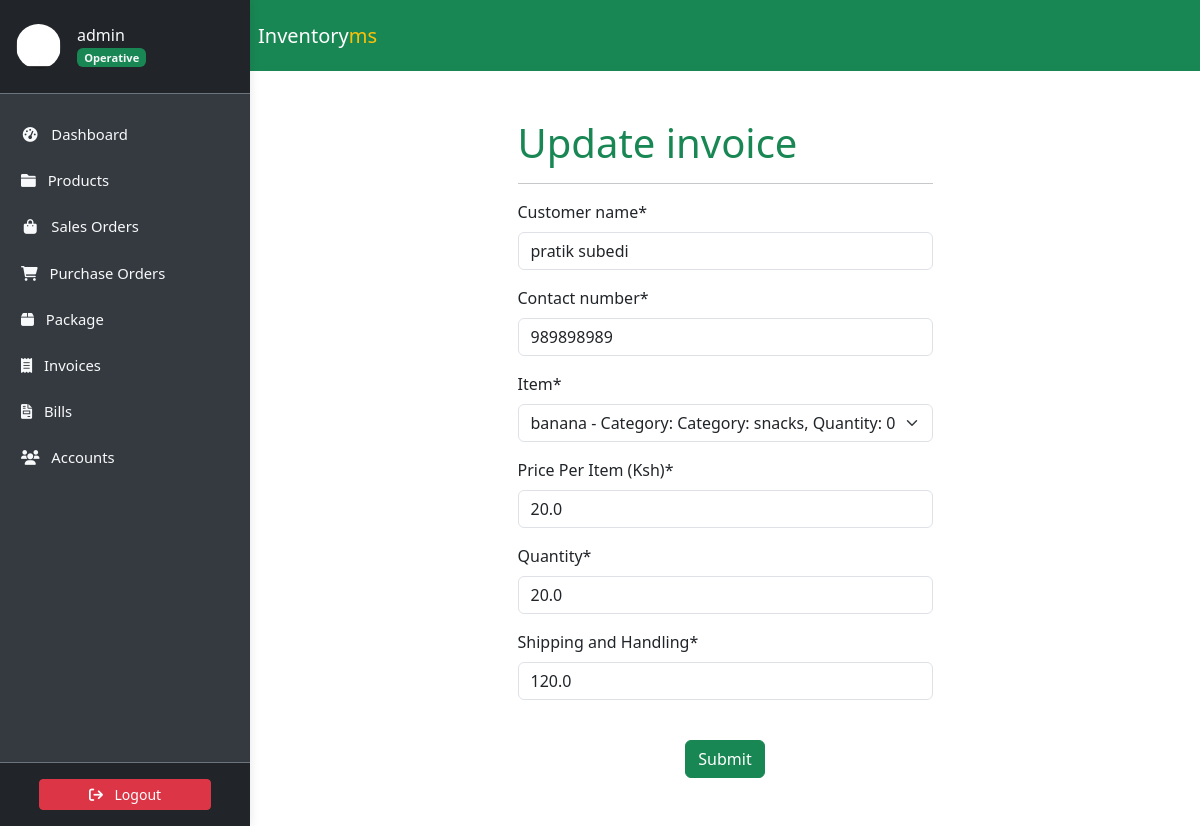
/invoice/invoice/-2/update/ (signed in), run on the app's committed database.
### accounts/models.py (models this page shows, shortened)
class Profile(models.Model):
    user = models.OneToOneField(
        User, on_delete=models.CASCADE, verbose_name='User'
    )
    slug = AutoSlugField(
        unique=True,
        verbose_name='Account ID',
        populate_from='email'
    )
    profile_picture = ProcessedImageField(
        default='profile_pics/default.jpg',
        upload_to='profile_pics',
        format='JPEG',
        processors=[ResizeToFill(150, 150)],
        options={'quality': 100}
    )
    telephone = PhoneNumberField(
        null=True, blank=True, verbose_name='Telephone'
    )
    email = models.EmailField(
        max_length=150, blank=True, null=True, verbose_name='Email'
    )
    first_name = models.CharField(
        max_length=30, blank=True, verbose_name='First Name'
    )
    last_name = models.CharField(
        max_length=30, blank=True, verbose_name='Last Name'
    )
    status = models.CharField(
        choices=STATUS_CHOICES,
        max_length=12,
        default='INA',
        verbose_name='Status'
    )
    role = models.CharField(
        choices=ROLE_CHOICES,
        max_length=12,
        blank=True,
        null=True,
        verbose_name='Role'
    )
    class Meta:
        ordering = ['slug']
        verbose_name = 'Profile'
        verbose_name_plural = 'Profiles'

### invoice/models.py (models this page shows, shortened)
class Invoice(models.Model):
    slug = AutoSlugField(unique=True, populate_from='date')
    date = models.DateTimeField(
        auto_now=True,
        verbose_name='Date (e.g., 2022/11/22)'
    )
    customer_name = models.CharField(max_length=30)
    contact_number = models.CharField(max_length=13)
    item = models.ForeignKey(Item, on_delete=models.CASCADE)
    price_per_item = models.FloatField(verbose_name='Price Per Item (Ksh)')
    quantity = models.FloatField(default=0.00)
    shipping = models.FloatField(verbose_name='Shipping and Handling')
    total = models.FloatField(
        verbose_name='Total Amount (Ksh)', editable=False
    )
    grand_total = models.FloatField(
        verbose_name='Grand Total (Ksh)', editable=False
    )

### store/models.py (models this page shows, shortened)
class Item(models.Model):
    slug = AutoSlugField(unique=True, populate_from='name')
    name = models.CharField(max_length=50)
    description = models.TextField(max_length=256)
    category = models.ForeignKey(Category, on_delete=models.CASCADE)
    quantity = models.IntegerField(default=0)
    price = models.FloatField(default=0)
    expiring_date = models.DateTimeField(null=True, blank=True)
    vendor = models.ForeignKey(Vendor, on_delete=models.SET_NULL, null=True)
    def __str__(self):
        return (
            f"{self.name} - Category: {self.category}, "
            f"Quantity: {self.quantity}"
        )
    class Meta:
        ordering = ['name']
        verbose_name_plural = 'Items'

### invoice/views.py (the view, shortened to what this page needs)
class InvoiceUpdateView(LoginRequiredMixin, UserPassesTestMixin, UpdateView):
    model = Invoice
    template_name = 'invoice/invoiceupdate.html'
    fields = [
        'customer_name', 'contact_number', 'item',
        'price_per_item', 'quantity', 'shipping'
    ]
    def test_func(self):
        return self.request.user.is_superuser

### store/models.py (called while the page is built)
    def __str__(self):
        return f"Category: {self.name}"

### invoice/templates/invoice/invoiceupdate.html (shortened to what this page needs)
{% extends "store/base.html" %}
{% load static %}
{% load crispy_forms_tags %}
{% block title %}Update invoice{%endblock title%}{% block content %}
<div class="col container p-5">
    <div class="row">
        <div class="col-md-3 col-lg-3"></div>
          <div class="col-md-6 col-lg-6">
            <form method="POST" enctype="multipart/form-data">
                <section class="section-bg" id="plans">
                    <fieldset class="form-group">
                        <header class="section-header">
                            <h1 class="text-success">Update invoice</h1>
                            <hr>
                        </header>
                        {{ form.media }} {{ form|crispy }}
                    </fieldset>
                </section>
                <div class="form-group mt-4 text-center">
                    <button class="btn btn-success" type="submit">Submit</button>
                </div>
            </form>
        </div>
        <div class="col-md-3 col-lg-3"></div>
    </div>
</div>
{% endblock content %}

### store/templates/store/sidebar.html (shortened to what this page needs)
<link href="https://cdn.jsdelivr.net/npm/bootstrap@5.3.3/dist/css/bootstrap.min.css" rel="stylesheet">
<link href="https://cdnjs.cloudflare.com/ajax/libs/font-awesome/6.0.0-beta3/css/all.min.css" rel="stylesheet">
<aside class="sidebar" id="show-side-navigation1">
    <div class="sidebar-header d-flex align-items-center px-3 py-4 border-bottom border-secondary">
        <a href="{% url 'user-profile' %}" class="d-flex align-items-center text-decoration-none text-light">
            <img class="rounded-circle img-fluid" id="sidebar-img" width="45" src="{{ request.user.profile.profile_picture.url }}" alt="Profile Picture" />
            <div class="ms-3">
                <h5 class="fs-6 mb-0">
                    {{ request.user.username }}{% if request.user.profile.role == 'AD' %} <i class="fa-solid fa-circle-check text-success"></i>{% endif %}
                </h5>
                <span class="badge bg-success text-light">
                    {% if request.user.profile.role == 'AD' %}
                        Admin
                    {% elif request.user.profile.role == 'EX' %}
                        Executive
                    {% else %}
                        Operative
                    {% endif %}
                </span>
            </div>
        </a>
    </div>
    <div class="nav-container">
        <ul class="nav flex-column mt-3">
            <li class="nav-item mb-2">
                <a class="nav-link text-light {% if request.resolver_match.url_name == 'dashboard' %}active{% endif %}" href="{% url 'dashboard' %}">
                    <i class="fa fa-tachometer-alt fa-fw me-2"></i> Dashboard
                </a>
            </li>
            <li class="nav-item mb-2 dropdown">
                <a class="nav-link text-light {% if request.resolver_match.url_name == 'productslist' %}active{% endif %}" href="#" id="productsDropdown" role="button">
                    <i class="fa fa-folder me-2"></i> Products
                </a>
            </li>
            <li class="nav-item mb-2">
                <a class="nav-link text-light {% if request.resolver_match.url_name == 'saleslist' %}active{% endif %}" href="{% url 'saleslist' %}">
                    <i class="fa fa-shopping-bag fa-fw me-2"></i> Sales Orders
                </a>
            </li>
            <li class="nav-item mb-2">
                <a class="nav-link text-light {% if request.resolver_match.url_name == 'purchaseslist' %}active{% endif %}" href="{% url 'purchaseslist' %}">
                    <i class="fa fa-shopping-cart me-2"></i> Purchase Orders
                </a>
            </li>
            <li class="nav-item mb-2">
                <a class="nav-link text-light {% if request.resolver_match.url_name == 'deliveries' %}active{% endif %}" href="{% url 'deliveries' %}">
                    <i class="fa-solid fa-box me-2"></i> Package
                </a>
            </li>
            <li class="nav-item mb-2">
                <a class="nav-link text-light {% if request.resolver_match.url_name == 'invoicelist' %}active{% endif %}" href="{% url 'invoicelist' %}">
                    <i class="fa-solid fa-receipt me-2"></i> Invoices
                </a>
            </li>
            <li class="nav-item mb-2">
                <a class="nav-link text-light {% if request.resolver_match.url_name == 'bill_list' %}active{% endif %}" href="{% url 'bill_list' %}">
                    <i class="fa-solid fa-file-invoice me-2"></i> Bills
                </a>
            </li>
            <li class="nav-item mb-2 dropdown">
                <a class="nav-link text-light " href="#" id="accountsDropdown" role="button">
                    <i class="fa fa-users me-2"></i> Accounts
                </a>
            </li>
        </ul>
    </div>
    <div class="sidebar-footer position-relative w-100 text-center py-3 bg-dark border-top border-secondary mt-auto">
        <form method="post" action="{% url 'user-logout' %}">
            <button type="submit" class="btn btn-danger btn-sm w-75">
                <i class="fa fa-sign-out me-2"></i> Logout
            </button>
        </form>
    </div>
</aside>

### static/css/style.css (style rules this page uses)
:root { --dk-gray-100: #f3f4f6; --dk-gray-200: #e5e7eb; --dk-gray-300: #d1d5db; --dk-gray-400: #9ca3af; --dk-gray-500: #6b7280; --dk-gray-600: #4b5563; --dk-gray-700: #374151; --dk-gray-800: #1f2937; --dk-gray-900: #111827; --dk-dark-bg: #313348; --dk-darker-bg: #2a2b3d; --navbar-bg-color: #6f6486; --sidebar-bg-color: #252636; --sidebar-width: 250px; --sidebar-expanded-width: 230px; --sidebar-collapsed-width: 100px; --sidebar-header-bg: #212529; --nav-link-color: #adb5bd; --nav-link-active-bg: #495057; --dropdown-menu-bg: #495057; --dropdown-item-color: #adb5bd; --dropdown-item-active-bg: #6c757d; --sidebar-separator-bg: #4caf50; --logo-separator-height: 60px; --sidebar-item-height: 50px; --submenu-item-height: 45px; }
* { margin: 0; padding: 0; box-sizing: border-box; }
body { font-family: "Inter", sans-serif; background-color: #fff; overflow-x: hidden; }
a { text-decoration: none; }
.sidebar { font-size: 0.925rem; background-color: var(--sidebar-bg-color); width: var(--sidebar-width); transition: all 0.3s ease-in-out; z-index: 9999999; box-shadow: 0 0 10px rgba(0, 0, 0, 0.1); }
.sidebar .sidebar-header { background-color: var(--sidebar-header-bg); border-bottom: 1px solid #2a2b3c; padding: 15px; }
.sidebar ul > li > a { color: var(--dk-gray-400); text-decoration: none; }

### store/templates/store/sidebar.html (style rules this page uses)
.sidebar { width: 250px; background-color: #343a40; color: #fff; position: fixed; top: 0; bottom: 0; display: flex; flex-direction: column; z-index: 1030; transition: transform 0.3s ease; }
.sidebar-header { background-color: #212529; }
.nav-container { flex: 1; overflow-y: auto; padding: 5px; }
.nav-link { color: #adb5bd; padding: 0.5rem 1rem; }
.sidebar-footer { background-color: #212529; text-align: center; padding: 10px; }

### data on the page
Invoice: customer_name "pratik subedi", contact_number "989898989", item "banana - Category: Category: snacks, Quantity: 0", price_per_item "20.0", shipping "120.0"
Item: quantity "20.0"

### other printed values
{{ request.user.username }} "admin"
